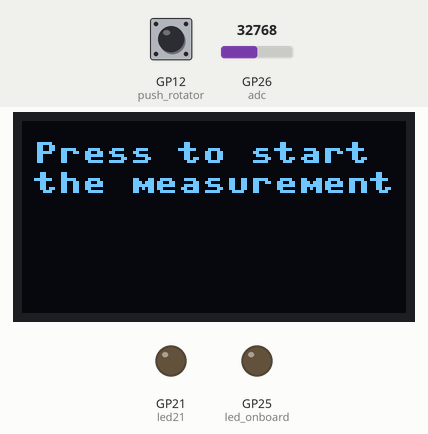
A program run on a simulated Raspberry Pi Pico running MicroPython. On the bench: 128×64 one-colour display, output pins drawn as LEDs (lit = HIGH). The test bench sets the inputs (shaded band); at power-on: GP12 (push_rotator) HIGH, GP26 (adc) = 32768 (analog values on the 0–65535 scale). Library files of the repository ran but are not shown: ssd1306.py.

Above: at 1.2 s.
1.3 s: GP12 (push_rotator) pulled LOW for 0.15 s
At 2.4 s:
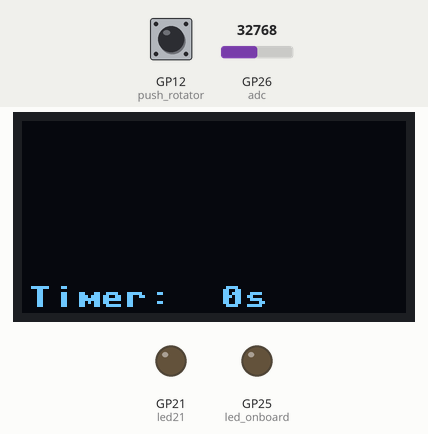
At 32.4 s:
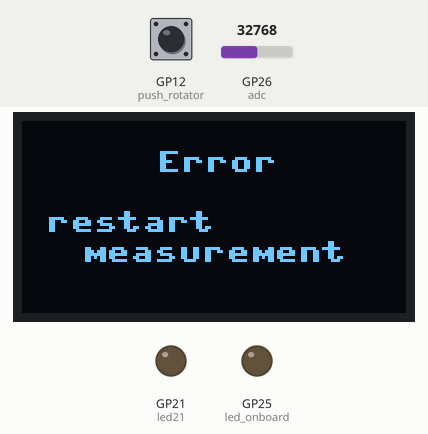
Timing chart, 0 to 33.1 s (numbered marks = the images above; inputs shaded):
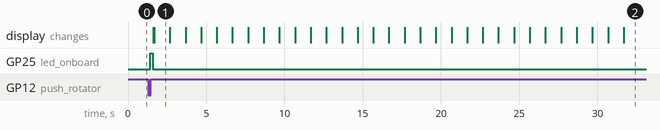

The program:

main.py
```python
# Raspberry Pi Pico With Heart Rate Monitoring System, Laitteisto_2_Project

# Completed by group_4: Besart Gashi, Konsta Hovivuori, Lauri Karhu

from piotimer import Piotimer as Timer
from ssd1306 import SSD1306_I2C
from machine import Pin, ADC, I2C, PWM
from fifo import Fifo
import utime
import array
import time

# OLED Screen
i2c = I2C(1, scl = Pin(15), sda = Pin(14))
oled = SSD1306_I2C(128, 64, i2c)

# Rotary Encoder
push_rotator = Pin(12, mode = Pin.IN, pull = Pin.PULL_UP)

# ADC
adc = ADC(26)

# Menu selection and switch
mode = 0
count = 0
switch_state = 0

# LED
led_onboard = Pin("LED", Pin.OUT)
led21 = PWM(Pin(21))
led21.freq(1000)

# Sample Rate
sample_rate = 250
samples = Fifo(32)

def read_adc(tid):
    x = adc.read_u16()
    samples.put(x)

def press_to_start():
    oled.fill(0)
    oled.text("Press to start", 4, 7, 1)
    oled.text("the measurement", 4, 17, 1)
    oled.show()

def PPI_calculator(data): # Pulse to Pulse Interval
    sum_PPI = 0
    for i in data:
        sum_PPI += i
    rounded_PPI = round(sum_PPI/len(data), 0)
    return int(rounded_PPI)

def HR_calculator(PPI): # Heart rate
    HR_rounded = round(60*1000/PPI, 0)
    return int(HR_rounded)

def SDNN_calculator(data, PPI): # Standard Deviation of NN Intervals
    summary = 0
    for i in data:
        summary += (i-PPI)**2
    SDNN = (summary/(len(data)-1))**(1/2)
    rounded_SDNN = round(SDNN, 0)
    return int(rounded_SDNN)

def RMSSD_calculator(data): # Root Mean Square of Successive Differences
    i = 0
    summary = 0
    while i < len(data)-1:
        summary += (data[i+1]-data[i])**2
        i +=1
    rounded_RMSSD = round((summary/(len(data)-1))**(1/2), 0)
    return int(rounded_RMSSD)

avg_size = 128
buffer = array.array('H',[0]*avg_size)

while True:
    press_to_start()
    new_state = push_rotator.value()

    if new_state != switch_state:
        count += 1
        if count > 3:
            if new_state == 0:
                if mode == 0:
                    mode = 1
                else:
                    mode = 0
                led_onboard.value(1)
                time.sleep(0.15)
                led_onboard.value(0)
            switch_state = new_state
            count = 0
    else:
        count = 0
    utime.sleep(0.01)

    if mode == 1:
        count = 0
        switch_state = 0

        oled.fill(0)
        oled.show()

        x1 = -1
        y1 = 32
        m0 = 65535 / 2
        a = 1 / 10

        disp_div = sample_rate / 25
        disp_count = 0
        capture_length = sample_rate * 30

        index = 0
        capture_count = 0
        subtract_old_sample = 0
        sample_sum = 0

        minimum_bpm = 30
        maximum_bpm = 200
        sample_peak = 0
        sample_index = 0
        previous_peak = 0
        previous_index = 0
        interval_ms = 0
        PPI_array = []

        brightness = 0

        tmr = Timer(freq = sample_rate, callback = read_adc)

        while capture_count < capture_length:
            if not samples.empty():
                x = samples.get()
                disp_count += 1

                if disp_count >= disp_div:
                    disp_count = 0
                    m0 = (1 - a) * m0 + a * x
                    y2 = int(32 * (m0 - x) / 14000 + 35)
                    y2 = max(10, min(53, y2))
                    x2 = x1 + 1
                    oled.fill(0)

                    if len(PPI_array) > 3:
                        PPI_actual = PPI_calculator(PPI_array)
                        HR_actual = HR_calculator(PPI_actual)
                        oled.text(f'HR:{HR_actual}', 2, 1, 1)
                        oled.text(f'PPI:{interval_ms}', 2, 20, 1)
                    oled.text(f'Timer:  {int(capture_count/sample_rate)}s', 2, 55, 1)
                    oled.show()
                    x1 = x2
                    if x1 > 127:
                        x1 = -1


                if subtract_old_sample:
                    old_sample = buffer[index]
                else:
                    old_sample = 0
                sample_sum = sample_sum + x - old_sample


                if subtract_old_sample:
                    sample_avg = sample_sum / avg_size
                    sample_val = x
                    if sample_val > (sample_avg * 1.05):
                        if sample_val > sample_peak:
                            sample_peak = sample_val
                            sample_index = capture_count

                    else:
                        if sample_peak > 0:
                            if (sample_index - previous_index) > (60 * sample_rate / minimum_bpm):
                                previous_peak = 0
                                previous_index = sample_index
                            else:
                                if sample_peak >= (previous_peak*0.8):
                                    if (sample_index - previous_index) > (60 * sample_rate / maximum_bpm):
                                        if previous_peak > 0:
                                            interval = sample_index - previous_index
                                            interval_ms = int(interval * 1000 / sample_rate)
                                            PPI_array.append(interval_ms)
                                            brightness = 5
                                            led21.duty_u16(4000)
                                        previous_peak = sample_peak
                                        previous_index = sample_index
                        sample_peak = 0

                    if brightness > 0:
                        brightness -= 1
                    else:
                        led21.duty_u16(0)

                buffer[index] = x
                capture_count += 1
                index += 1
                if index >= avg_size:
                    index = 0
                    subtract_old_sample = 1

        tmr.deinit()

        while not samples.empty():
            x = samples.get()

        oled.fill(0)
        if len(PPI_array) >= 3:

            PPI = PPI_calculator(PPI_array)
            HR = HR_calculator(PPI)
            SDNN = SDNN_calculator(PPI_array, PPI)
            RMSSD = RMSSD_calculator(PPI_array)

            oled.text('PPI:'+ str(int(PPI)) +'ms', 0, 0, 1)
            oled.text('HR:'+ str(int(HR)) +'bpm', 0, 9, 1)
            oled.text('SDNN:'+str(int(SDNN)) +'ms', 0, 18, 1)
            oled.text('RMSSD:'+str(int(RMSSD)) +'ms', 0, 27, 1)
        else:
            oled.text('Error', 45, 10, 1)
            oled.text('restart', 8, 30, 1)
            oled.text('measurement', 20, 40, 1)
        oled.show()

        while mode == 1:
            new_state = push_rotator.value()
            if new_state != switch_state:
                count += 1
                if count > 3:
                    if new_state == 0:
                        if mode == 0:
                            mode = 1
                        else:
                            mode = 0
                        led_onboard.value(1)
                        time.sleep(0.15)
                        led_onboard.value(0)
                    switch_state = new_state
                    count = 0
            else:
                count = 0
            utime.sleep(0.01)
```

piotimer.py
```python
from machine import Timer

class Piotimer:
    def __init__(self, freq, callback):
        self.timer = Timer()
        period = int(1000 / freq)
        self.timer.init(period=period, mode=Timer.PERIODIC, callback=lambda t: callback(0))

    def deinit(self):
        self.timer.deinit()
```

fifo.py
```python
class Fifo:
    def __init__(self, size):
        self.size = size
        self.buffer = [0] * size
        self.head = 0
        self.tail = 0
        self.count = 0

    def put(self, value):
        if self.count < self.size:
            self.buffer[self.head] = value
            self.head = (self.head + 1) % self.size
            self.count += 1

    def get(self):
        if self.count > 0:
            value = self.buffer[self.tail]
            self.tail = (self.tail + 1) % self.size
            self.count -= 1
            return value
        return None

    def empty(self):
        return self.count == 0
```

Measured:
- after the input at 1.3 s, GP25 (led_onboard): LOW → HIGH after 0.12 s, → LOW 0.15 s later; the display: first changes after 0.31 s (image 1 shows a later state)
- what the display in image 1 shows lasts 1.0 s, from 1.7 s to 2.7 s
